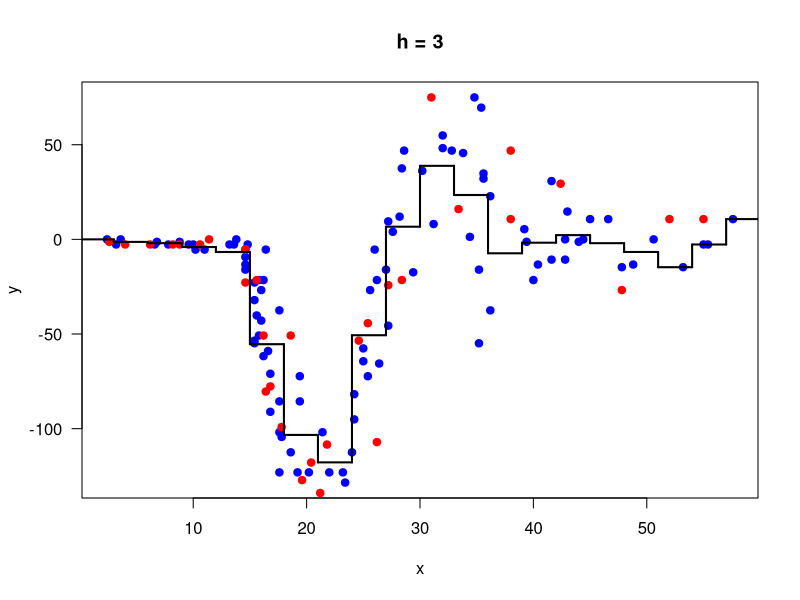
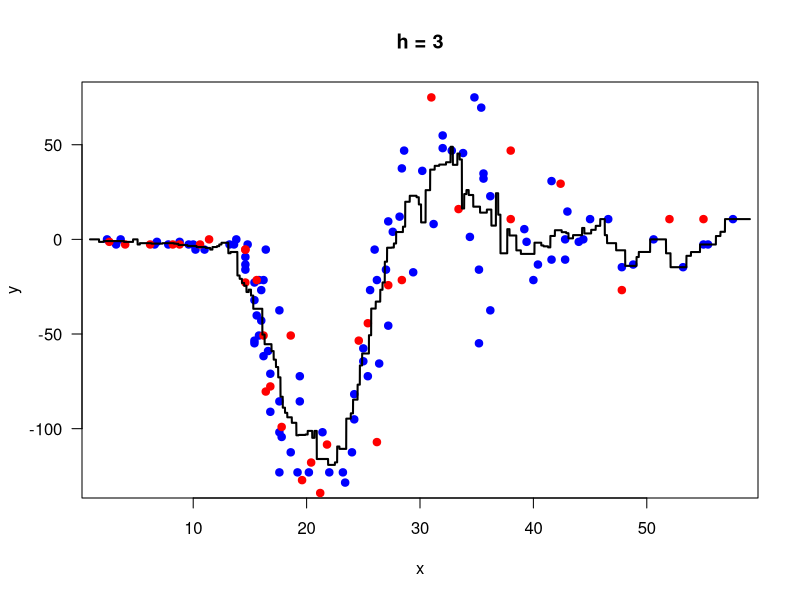
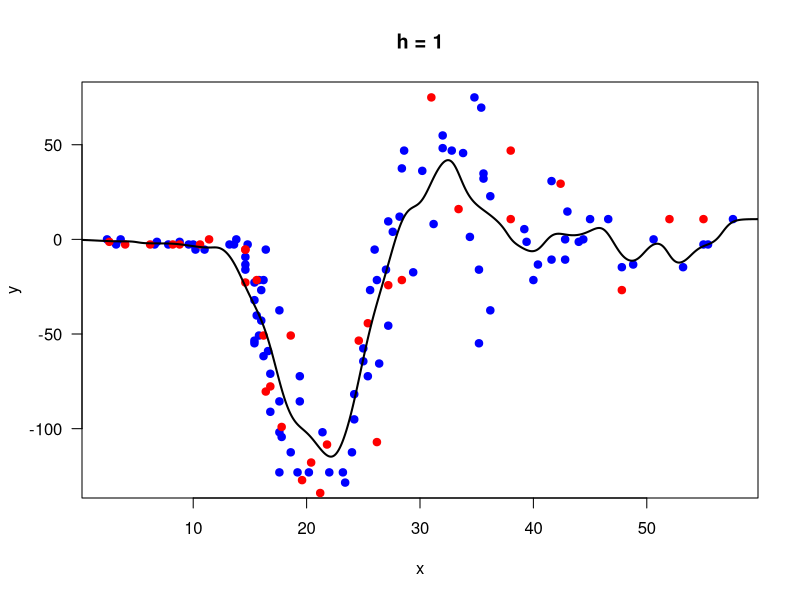

The R script that drew these images, in order:
setwd("C:/Users/burak/Desktop/Burak/KU/Comp421/comp_indr421_521_elec443_543_fall2018_hw04")
X=read.csv("hw04_data_set.csv")
x=X$x
y=X$y
x_train= X$x[1:100]
y_train= X$y[1:100]
x_test=X$x[101:133]
y_test=X$y[101:133]
N <- length(x_train)
minimum_value <- 0
maximum_value <- 60
data_interval <- seq(from = 0, to = 60, by = 0.01)
#Q3
bin_width<-3
left_borders <- seq(from = minimum_value, to = maximum_value - bin_width, by = bin_width)
right_borders <- seq(from = minimum_value + bin_width, to = maximum_value, by = bin_width)
g_reg<- sapply(1:length(left_borders), function(b) {sum((left_borders[b] < x_train & x_train <= right_borders[b])*y_train) / (sum(left_borders[b] < x_train & x_train <= right_borders[b]))})
plot(x_train,y_train, type = "p", pch = 19, col = c("blue"),
     ylab = "y", xlab = "x", las = 1, main = sprintf("h = %g", bin_width))
points(x_test,y_test, type = "p", pch = 19, col = c("red"))
for (b in 1:length(left_borders)) {
  lines(c(left_borders[b], right_borders[b]), c(g_reg[b], g_reg[b]), lwd = 2, col = "black")
  if (b < length(left_borders)) {
    lines(c(right_borders[b], right_borders[b]), c(g_reg[b], g_reg[b + 1]), lwd = 2, col = "black") 
  }
}
#Q4
g_reg<- sapply(floor(x_test/3)+1, function(b) {sum((left_borders[b] < x_train & x_train <= right_borders[b])*y_train) / (sum(left_borders[b] < x_train & x_train <= right_borders[b]))})
RMSE_reg<-sqrt(sum((g_reg-y_test)^2)/33)
RMSE_reg
#Q5
bin_width <-3
g_mean <- sapply(data_interval, function(x) {sum(((x - 0.5 * bin_width) < x_train & x_train <= (x + 0.5 * bin_width))*y_train) /sum((x - 0.5 * bin_width) < x_train & x_train <= (x + 0.5 * bin_width))})
plot(x_train,y_train, type = "p", pch = 19, col = "blue",
     ylab = "y", xlab = "x", las = 1, main = sprintf("h = %g", bin_width))
points(x_test,y_test, type = "p", pch = 19, col = c("red"))
lines(data_interval, g_mean, type = "l", lwd = 2, col = "black")
#Q6
g_mean <- sapply(x_test, function(x) {sum(((x - 0.5 * bin_width) < x_train & x_train <= (x + 0.5 * bin_width))*y_train) /sum((x - 0.5 * bin_width) < x_train & x_train <= (x + 0.5 * bin_width))})
RMSE_mean<-sqrt(sum((g_mean-y_test)^2)/33)
RMSE_mean
#Q7
bin_width <-1
g_kern <- sapply(data_interval, function(x) {sum((1 / sqrt(2 * pi) * exp(-0.5 * (x - x_train)^2 / bin_width^2))*y_train) /(sum(1 / sqrt(2 * pi) * exp(-0.5 * (x - x_train)^2 / bin_width^2))) })
plot(x_train, y_train, type = "p", pch = 19, col ="blue",
     ylab = "y", xlab = "x", las = 1, main = sprintf("h = %g", bin_width))
points(x_test,y_test, type = "p", pch = 19, col = c("red"))
lines(data_interval, g_kern, type = "l", lwd = 2, col = "black")
#Q8
g_kern <- sapply(x_test, function(x) {sum((1 / sqrt(2 * pi) * exp(-0.5 * (x - x_train)^2 / bin_width^2))*y_train) /(sum(1 / sqrt(2 * pi) * exp(-0.5 * (x - x_train)^2 / bin_width^2))) })
RMSE_kern<-sqrt(sum((g_kern-y_test)^2)/33)
RMSE_kern

